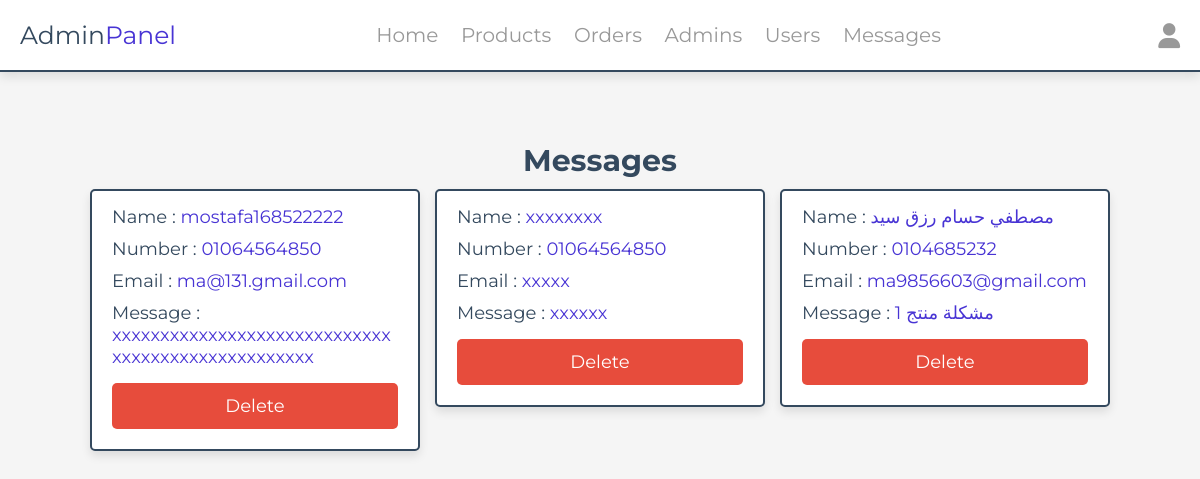
The app's page /admin/messages.php (signed in), older data.
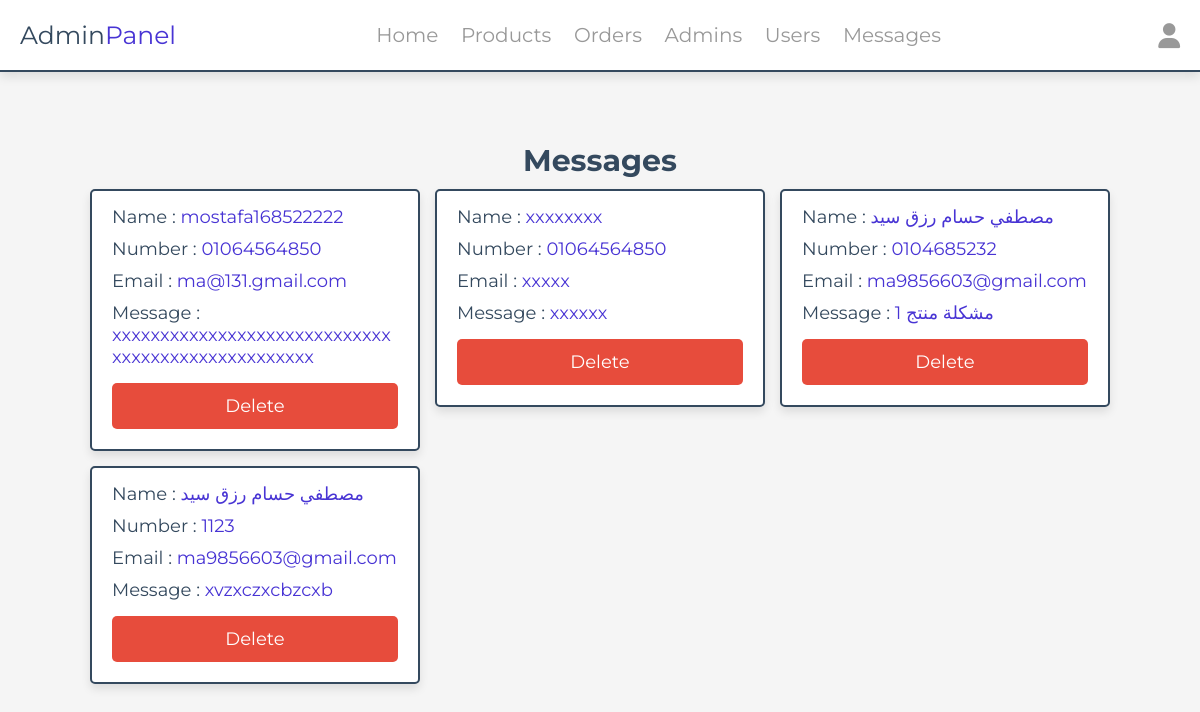
The same page, newer data.
### tables this page shows
CREATE TABLE `messages` (
  `message_id` int(11) NOT NULL,
  `user_id` int(11) DEFAULT NULL,
  `name` varchar(150) NOT NULL,
  `email` varchar(150) NOT NULL,
  `number` varchar(12) NOT NULL,
  `message_text` text NOT NULL,
  `message_register` date NOT NULL DEFAULT current_timestamp()
);

### components/function.php (called while the page is built, shortened)
<?php
function getAllDate($table, $col = '', $value = '')
{
    global $connection;
    $condition = '';
    $data = $connection->query("SELECT * FROM `$table` $condition");
    $data = $data->fetchAll(PDO::FETCH_ASSOC);
    return $data;
}
function countOfElement($table, $col = '', $value = '')
{
    global $connection;
    $condition = '';
    $count = $connection->query("SELECT * FROM `$table` $condition");
    return $count->rowCount();
}

### admin/messages.php (the view, shortened to what this page needs)
<?php
include '../components/connection.php';
include '../components/function.php';
?>
<?php include '../components/admin_navbar.php'; ?>
<section class="messages">
    <h1 class="heading">Messages</h1>
    <div class="box-container">
        <?php
      $select_messages = getAllDate("messages");
      if (countOfElement('messages') > 0) {
         foreach ($select_messages as $message) {
      ?>
        <div class="box">
            <p> Name : <span><?= $message['name']; ?></span> </p>
            <p> Number : <span><?= $message['number']; ?></span> </p>
            <p> Email : <span><?= $message['email']; ?></span> </p>
            <p> Message : <span style="word-break: break-word;"><?= $message['message_text']; ?></span> </p>
            <a href="messages.php?delete=<?= $message['message_id']; ?>" class="delete-btn"
                onclick="return confirm('delete this message?');">delete</a>
        </div>
        <?php
         }
      } else {
         echo '<p class="empty">you have no messages</p>';
      }
      ?>
    </div>
</section>
<?php include '../components/admin_footer.php' ?>

Row changes from the older to the newer data that the page shows:
added messages: name "مصطفي حسام رزق سيد", number "1123", email "ma9856603@gmail.com", message_text "xvzxczxcbzcxb"
